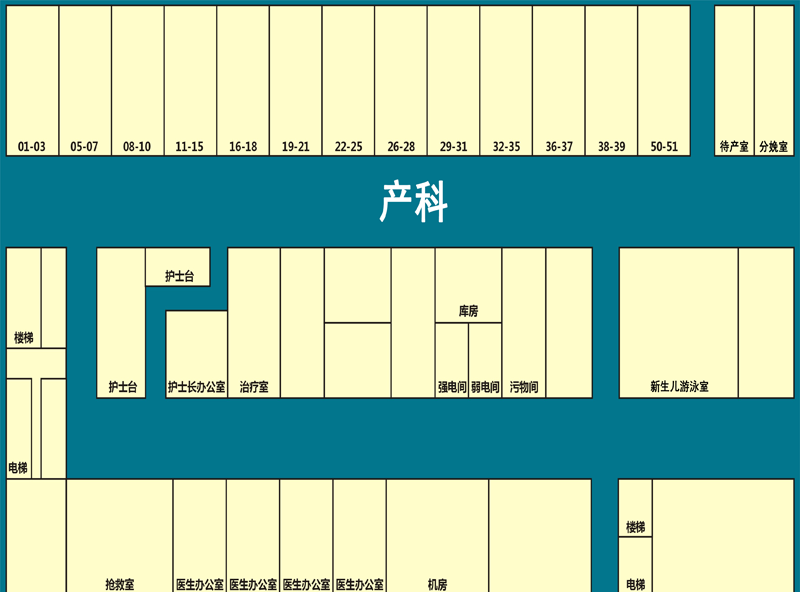

The image is a tile-based game level rendered from a .tmx file. Its description and source (layers, tilesets, objects; grid data summarised) follow:
An orthogonal 50x37 tile map with 16x16 px tiles, 1 tile layer (BKG) and 2 objects.

<map version="1.0" orientation="orthogonal" width="50" height="37" tilewidth="16" tileheight="16">
 <tileset firstgid="1" name="bjzt" tilewidth="16" tileheight="16">
  <image source="Nephrology.png" width="800" height="600" />
 </tileset>
 <layer name="BKG" width="50" height="37">
  <data>[1850 cells, 1850 non-empty, 1850 distinct tile ids]</data>
 </layer>
 <objectgroup name="nursestation" width="50" height="37">
  <object x="96" y="240" width="128" height="160" />
 </objectgroup>
 <objectgroup name="emergency" width="50" height="37">
  <object x="64" y="480" width="112" height="112" />
 </objectgroup>
</map>
